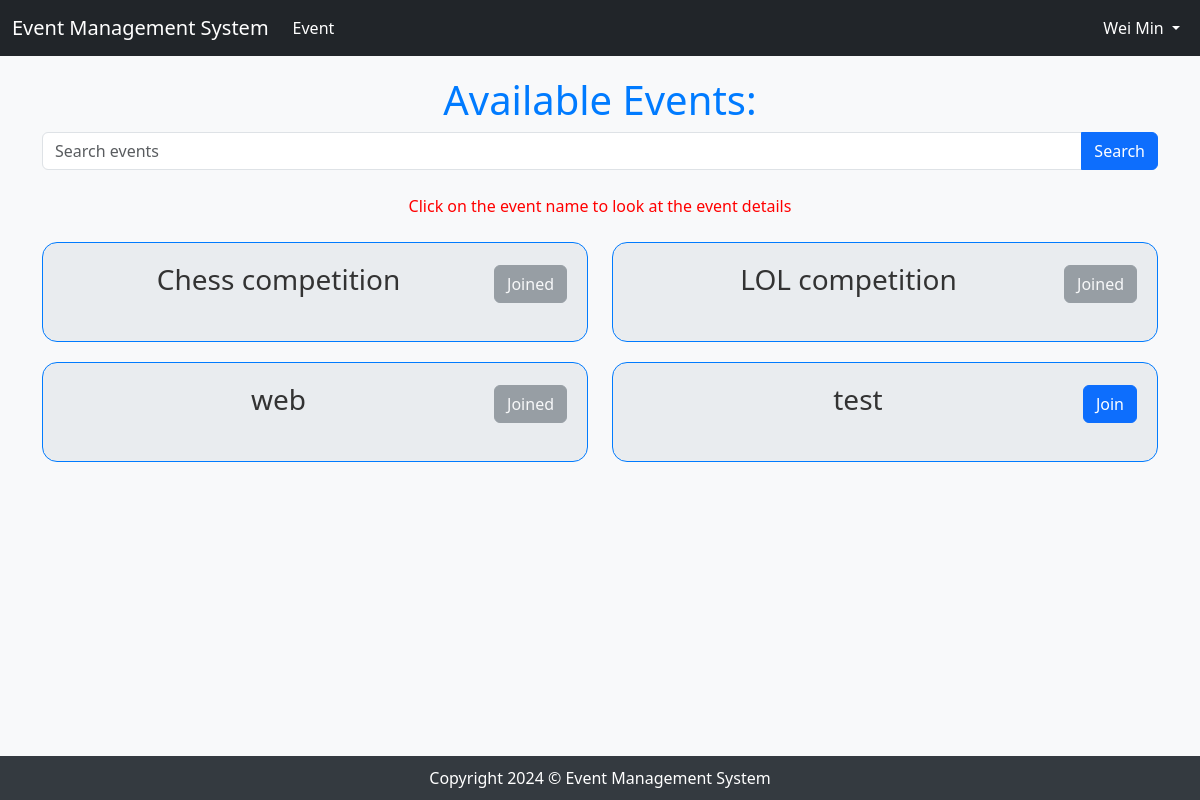
The page /index.php (signed in) on the database its author committed.
### tables this page shows
CREATE TABLE `user` (
  `UserID` varchar(50) NOT NULL,
  `Name` varchar(255) NOT NULL,
  `Email` varchar(255) NOT NULL,
  `Password` varchar(255) NOT NULL,
  `DOB` date DEFAULT NULL,
  `Gender` varchar(255) DEFAULT NULL,
  `Role` varchar(255) NOT NULL
);

CREATE TABLE `event` (
  `EventID` varchar(50) NOT NULL,
  `EventName` varchar(255) NOT NULL,
  `Date` date NOT NULL,
  `Time` time NOT NULL,
  `Duration` int(255) NOT NULL,
  `Description` varchar(255) NOT NULL,
  `Organizer` varchar(255) NOT NULL,
  `Status` varchar(255) NOT NULL
);

### index.php (the view, shortened to what this page needs)
<?php
include 'config.php';
$login = $_SESSION['login'];
$userSql = "SELECT UserID FROM user WHERE Email='$login'";
$userResult = mysqli_query($con, $userSql);
$userRow = mysqli_fetch_assoc($userResult);
$userId = $userRow['UserID'];
$participantSql = "SELECT EventID FROM participant WHERE UserID='$userId'";
$participantResult = mysqli_query($con, $participantSql);
$joinedEvents = array();
while ($participantRow = mysqli_fetch_assoc($participantResult)) {
    $joinedEvents[] = $participantRow['EventID'];
}
$search = isset($_POST['search']) ? $_POST['search'] : '';
if ($search) {
    $sql = "SELECT * FROM event WHERE (EventName LIKE '%$search%' OR Description LIKE '%$search%' OR Organizer LIKE '%$search%')AND Status = 'On-Going'";
} else {
    $sql = "SELECT * FROM event WHERE Status ='On-Going'";
}
$result = mysqli_query($con, $sql);
?>
<!DOCTYPE html>
<html lang="en">
<head>
</head>
<body>
<?php
if (isset($login)) {
    require_once('nav_login.php');
} else {
    require_once('nav.php');
}
?>
<div class="container">
    <h1 class="text-center">Available Events:</h1>
    <form method="POST" action="index.php" class="mb-4">
        <div class="input-group">
            <input type="text" class="form-control" name="search" placeholder="Search events" value="<?php echo $search; ?>">
            <button class="btn btn-primary" type="submit">Search</button>
        </div><br>
        <p style = "color:red; text-align:center;">Click on the event name to look at the event details</P>
    </form>
    <div class="row">
        <?php
        while ($row = mysqli_fetch_assoc($result)) {
            $isJoined = in_array($row['EventID'], $joinedEvents);
            echo '<div class="col-md-6">';
            echo '  <div class="rounded-border event-box">';
            echo '      <div class="event-header">';
            echo '          <div class="event-title"><h3>' . $row['EventName'] . '</h3></div>';
            if ($isJoined) {
                echo '          <button class="btn btn-secondary join-button" data-id="' . $row['EventID'] . '" disabled>Joined</button>';
            } else {
                echo '          <button class="btn btn-primary join-button" data-id="' . $row['EventID'] . '">Join</button>';
            }
            echo '      </div>';
            echo '  </div>';
            echo '</div>';
        }
        ?>
    </div>
</div>
<footer>
    Copyright 2024 © Event Management System
</footer>
</body>
</html>

### nav_login.php (shortened to what this page needs)
<?php
    include 'config.php';
    $email=$_SESSION['login'];
    $sql1="SELECT * FROM user WHERE Email='$email'";
    $result1=mysqli_query($con, $sql1);
    $row1=mysqli_fetch_assoc($result1);
?>
<body>
    <nav class="navbar navbar-expand-lg navbar-dark bg-dark">
        <div class="container-fluid">
            <a class="navbar-brand" href="#">Event Management System</a>
            <div class="collapse navbar-collapse" id="navbarScroll">
                <ul class="navbar-nav me-auto my-2 my-lg-0 navbar-nav-scroll" style="--bs-scroll-height: 100px;">
                    <li class="nav-item">
                        <a class="nav-link active" aria-current="page" href="index.php">Event</a>
                    </li>
                </ul>
                <ul class="navbar-nav">
                    <li class="nav-item dropdown">
                        <a class="nav-link active dropdown-toggle" href="#" id="navbarDropdownMenuLink" role="button"
                            data-bs-toggle="dropdown" aria-expanded="false" style = "color:white">
                            <?php echo $row1['Name'] ?>
                        </a>
                    </li>
                </ul>
            </div>
        </div>
    </nav>
</body>

### index.php (style rules this page uses)
.event-box { cursor: pointer; margin-bottom: 20px; transition: all 0.3s ease-in-out; display: flex; flex-direction: column; }
.event-header { display: flex; justify-content: space-between; align-items: center; }
.event-title { flex-grow: 1; text-align: center; }

### rows shown on the page
user: Name "Wei Min"
event: EventName "Chess competition"
event: EventName "LOL competition"
event: EventName "web"
event: EventName "test"
